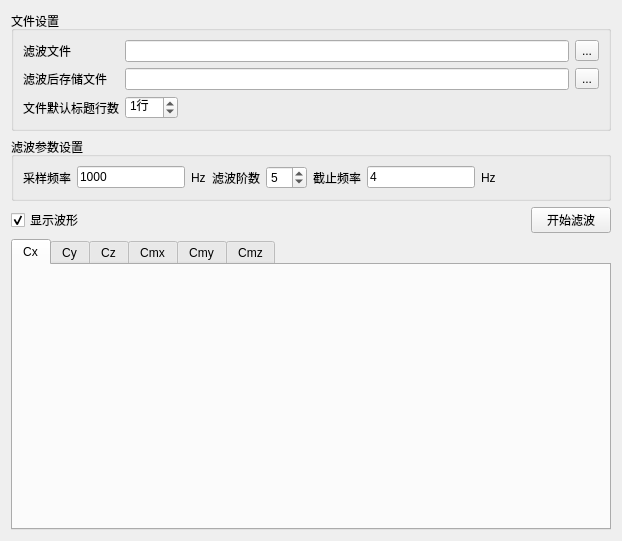
<?xml version="1.0" encoding="UTF-8"?>
<ui version="4.0">
 <class>dataFilter</class>
 <widget class="QWidget" name="dataFilter">
  <property name="geometry">
   <rect>
    <x>0</x>
    <y>0</y>
    <width>622</width>
    <height>541</height>
   </rect>
  </property>
  <property name="sizePolicy">
   <sizepolicy hsizetype="Preferred" vsizetype="Preferred">
    <horstretch>0</horstretch>
    <verstretch>0</verstretch>
   </sizepolicy>
  </property>
  <property name="windowTitle">
   <string>数字滤波器</string>
  </property>
  <layout class="QVBoxLayout" name="mainLayout">
   <item>
    <widget class="QGroupBox" name="groupBox_2">
     <property name="title">
      <string>文件设置</string>
     </property>
     <layout class="QVBoxLayout" name="verticalLayout_2">
      <item>
       <layout class="QGridLayout" name="gridLayout_2">
        <item row="1" column="5">
         <widget class="QToolButton" name="btnRawFile">
          <property name="text">
           <string>...</string>
          </property>
         </widget>
        </item>
        <item row="4" column="5">
         <widget class="QToolButton" name="btnFilterFile">
          <property name="text">
           <string>...</string>
          </property>
         </widget>
        </item>
        <item row="5" column="2">
         <widget class="QLabel" name="label_6">
          <property name="text">
           <string>文件默认标题行数</string>
          </property>
         </widget>
        </item>
        <item row="5" column="3">
         <widget class="QSpinBox" name="spbFileHeaderNums">
          <property name="suffix">
           <string>行</string>
          </property>
          <property name="maximum">
           <number>10</number>
          </property>
          <property name="value">
           <number>1</number>
          </property>
         </widget>
        </item>
        <item row="4" column="2">
         <widget class="QLabel" name="label_5">
          <property name="text">
           <string>滤波后存储文件</string>
          </property>
         </widget>
        </item>
        <item row="1" column="2">
         <widget class="QLabel" name="label_4">
          <property name="text">
           <string>滤波文件</string>
          </property>
         </widget>
        </item>
        <item row="5" column="4">
         <spacer name="horizontalSpacer_3">
          <property name="orientation">
           <enum>Qt::Horizontal</enum>
          </property>
          <property name="sizeHint" stdset="0">
           <size>
            <width>40</width>
            <height>20</height>
           </size>
          </property>
         </spacer>
        </item>
        <item row="1" column="3" colspan="2">
         <widget class="QLineEdit" name="txtRawFile"/>
        </item>
        <item row="4" column="3" colspan="2">
         <widget class="QLineEdit" name="txtFilterFile"/>
        </item>
       </layout>
      </item>
     </layout>
    </widget>
   </item>
   <item>
    <widget class="QGroupBox" name="groupBox">
     <property name="title">
      <string>滤波参数设置</string>
     </property>
     <layout class="QVBoxLayout" name="verticalLayout">
      <item>
       <layout class="QGridLayout" name="gridLayout">
        <item row="0" column="2">
         <layout class="QGridLayout" name="gridLayout_3">
          <item row="0" column="1" alignment="Qt::AlignLeft">
           <widget class="QLabel" name="label_7">
            <property name="text">
             <string>Hz</string>
            </property>
           </widget>
          </item>
          <item row="0" column="0">
           <widget class="QLineEdit" name="txtSamplingRate">
            <property name="text">
             <string>1000</string>
            </property>
           </widget>
          </item>
          <item row="0" column="7">
           <widget class="QLabel" name="label_8">
            <property name="text">
             <string>Hz</string>
            </property>
           </widget>
          </item>
          <item row="0" column="4">
           <widget class="QSpinBox" name="spbFilterOrders">
            <property name="minimum">
             <number>1</number>
            </property>
            <property name="maximum">
             <number>10</number>
            </property>
            <property name="value">
             <number>5</number>
            </property>
           </widget>
          </item>
          <item row="0" column="6">
           <widget class="QLineEdit" name="txtCutoffFre">
            <property name="text">
             <string>4</string>
            </property>
           </widget>
          </item>
          <item row="0" column="3">
           <widget class="QLabel" name="label_3">
            <property name="text">
             <string>滤波阶数</string>
            </property>
           </widget>
          </item>
          <item row="0" column="5">
           <widget class="QLabel" name="label_2">
            <property name="text">
             <string>截止频率</string>
            </property>
           </widget>
          </item>
          <item row="0" column="8">
           <spacer name="horizontalSpacer_2">
            <property name="orientation">
             <enum>Qt::Horizontal</enum>
            </property>
            <property name="sizeHint" stdset="0">
             <size>
              <width>40</width>
              <height>20</height>
             </size>
            </property>
           </spacer>
          </item>
         </layout>
        </item>
        <item row="0" column="0">
         <widget class="QLabel" name="label">
          <property name="text">
           <string>采样频率</string>
          </property>
         </widget>
        </item>
       </layout>
      </item>
     </layout>
    </widget>
   </item>
   <item>
    <layout class="QHBoxLayout" name="horizontalLayout">
     <item>
      <widget class="QCheckBox" name="chbFilterShow">
       <property name="text">
        <string>显示波形</string>
       </property>
       <property name="checked">
        <bool>true</bool>
       </property>
      </widget>
     </item>
     <item>
      <spacer name="horizontalSpacer">
       <property name="orientation">
        <enum>Qt::Horizontal</enum>
       </property>
       <property name="sizeHint" stdset="0">
        <size>
         <width>40</width>
         <height>20</height>
        </size>
       </property>
      </spacer>
     </item>
     <item alignment="Qt::AlignHCenter">
      <widget class="QPushButton" name="btnFilterStart">
       <property name="text">
        <string>开始滤波</string>
       </property>
      </widget>
     </item>
    </layout>
   </item>
   <item>
    <widget class="QTabWidget" name="mplTabWidget">
     <property name="tabPosition">
      <enum>QTabWidget::North</enum>
     </property>
     <property name="currentIndex">
      <number>0</number>
     </property>
     <widget class="QWidget" name="tabCx">
      <attribute name="title">
       <string>Cx</string>
      </attribute>
     </widget>
     <widget class="QWidget" name="tabCy">
      <attribute name="title">
       <string>Cy</string>
      </attribute>
     </widget>
     <widget class="QWidget" name="tabCz">
      <attribute name="title">
       <string>Cz</string>
      </attribute>
     </widget>
     <widget class="QWidget" name="tabCmx">
      <attribute name="title">
       <string>Cmx</string>
      </attribute>
     </widget>
     <widget class="QWidget" name="tabCmy">
      <attribute name="title">
       <string>Cmy</string>
      </attribute>
     </widget>
     <widget class="QWidget" name="tabCmz">
      <attribute name="title">
       <string>Cmz</string>
      </attribute>
     </widget>
    </widget>
   </item>
  </layout>
 </widget>
 <tabstops>
  <tabstop>txtSamplingRate</tabstop>
  <tabstop>btnFilterStart</tabstop>
 </tabstops>
 <resources/>
 <connections/>
</ui>
